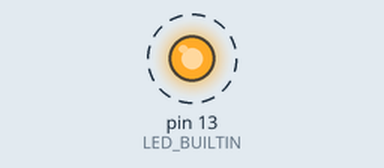
This sketch was run on a simulated Arduino Uno, built with avr-gcc and run on an emulated ATmega328P. On the bench: output pins drawn as LEDs (lit = HIGH). Dashed ring = blinking. What the sketch prints to the serial monitor is not drawn.

Above: at 0.5 s.
Timing chart, 0 to 4.6 s (numbered marks = the images above):
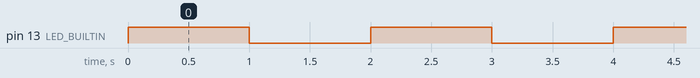

Measured:
- by itself, pin 13 (LED_BUILTIN): alternates HIGH for 1.0 s and LOW for 1.0 s

The sketch:

gardening_lab2.ino
```cpp
void setup() {
  Serial.begin(9600);     // initialize serial monitor
  Serial.println("Setup Complete, Hello World");
  pinMode(LED_BUILTIN,OUTPUT);
}

void loop() {
  // put your main code here, to run repeatedly:
  digitalWrite(LED_BUILTIN,HIGH);
  delay(1000);            // wait 1000 seconds
  digitalWrite(LED_BUILTIN,LOW);
  delay(1000);
}
```
